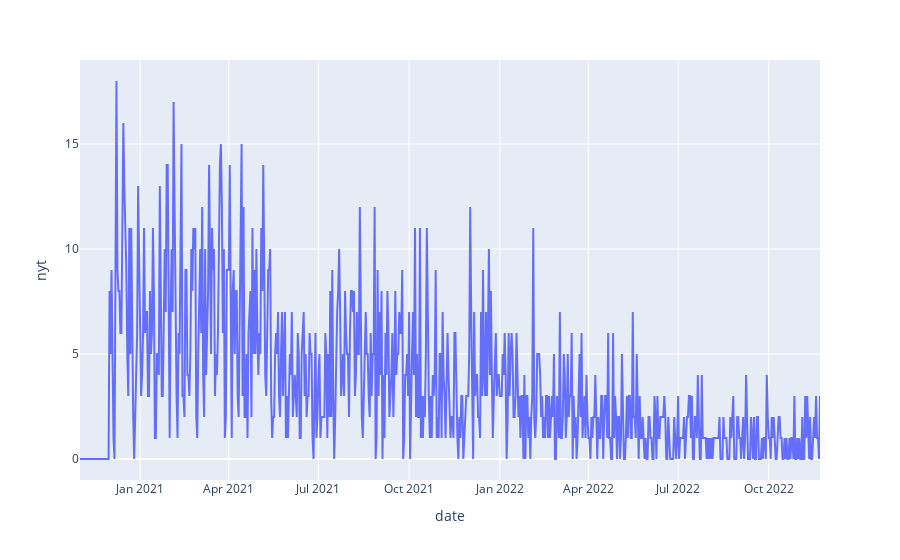

Notebook source saved alongside this figure:
### Code cell
fig = px.line(df2, x='date', y="nyt")
fig.show()

### Figure 1 — Plotly figure (JSON) as saved in the notebook; plotly's stock layout.template omitted (floating-point values rounded to 4 significant figures; data arrays with more than 128 entries replaced by an {"elided": "..."} marker saying what was removed)
{"data": [{"hovertemplate": "date=%{x}<br>nyt=%{y}<extra></extra>", "legendgroup": "", "line": {"color": "#636efa", "dash": "solid"}, "marker": {"symbol": "circle"}, "mode": "lines", "name": "", "orientation": "v", "showlegend": false, "type": "scatter", "x": {"elided": "752 str values"}, "xaxis": "x", "y": {"elided": "752 int values"}, "yaxis": "y"}], "layout": {"legend": {"tracegroupgap": 0}, "margin": {"t": 60}, "xaxis": {"anchor": "y", "domain": [0, 1], "title": {"text": "date"}}, "yaxis": {"anchor": "x", "domain": [0, 1], "title": {"text": "nyt"}}}}
